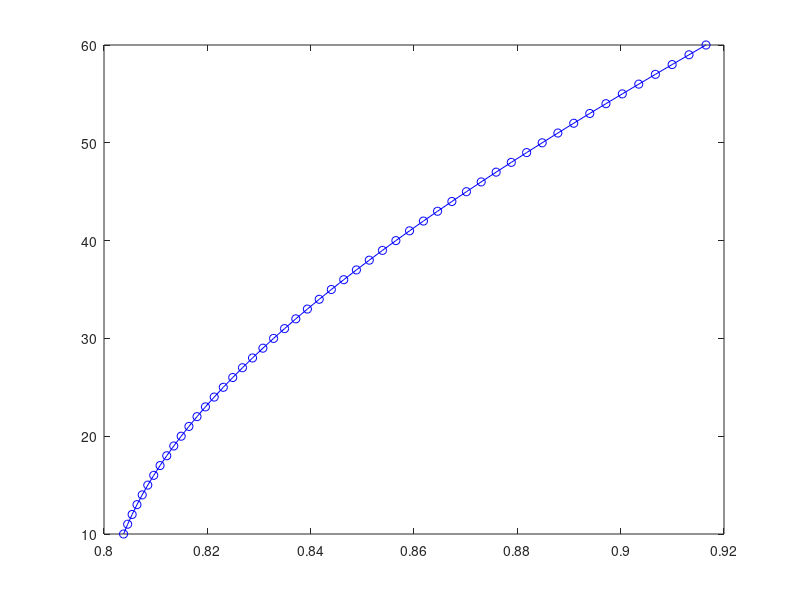

Write MATLAB code to recreate this figure.
D = 1;
r = 0.2;
start_angle = 10;

P = D-r;
step = 0.01;
dalpha = (pi/180)*(0:50);
x = 1:length(dalpha);

for f = 1:length(dalpha)
    x(f) = sqrt(P^2 + 4*D*r*sin((dalpha(f)+(start_angle*pi/180))/2)^2) - P;
end

disp = x+P;
angle = (180/pi)*dalpha+start_angle;

plot(disp, angle, "b - o");
